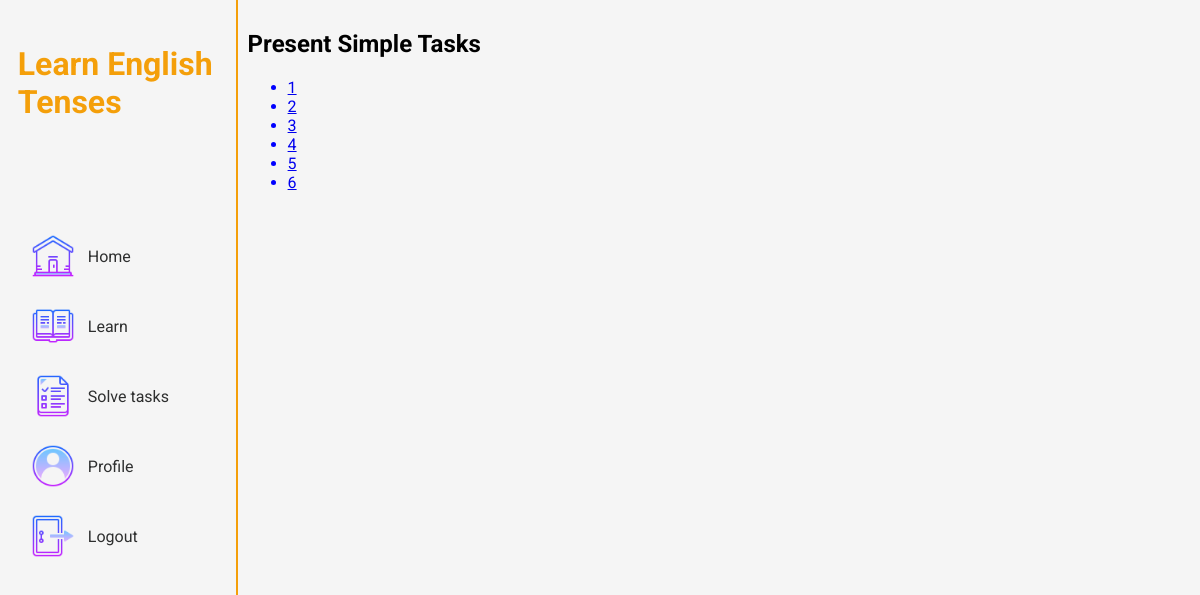
Page /home/present_simple/tasks (signed in) on the committed database.
### learntenses/models.py (models this page shows, shortened)
class UserTask(models.Model):
    user = models.ForeignKey(UserProfile, on_delete=models.CASCADE)
    task = models.ForeignKey(Task, on_delete=models.CASCADE)
    completed = models.BooleanField(default=False)
    attempts = models.IntegerField(default=0)

class Task(models.Model):
    TENSE_CHOICES = [
        ('PS', 'Present Simple'),
        ('PC', 'Present Continuous'),
        ('PP', 'Present Perfect'),
        ('PaS', 'Past Simple'),
        ('PaC', 'Past Continuous'),
        ('PaP', 'Past Perfect'),
        ('FS', 'Future Simple'),
        ('FC', 'Future Continuous'),
        ('FP', 'Future Perfect'),
    ]
    TASK_NAMES = [
        ('1', 'Task 1'),
        ('2', 'Task 2'),
        ('3', 'Task 3'),
        ('4', 'Task 4'),
        ('5', 'Task 5'),
        ('6', 'Task 6')
    ]
    LEVELS = {
        '1' : 1,
        '2' : 2,
        '3' : 3,
        '4' : 4,
        '5' : 5,
        '6' : 6,
    }
    level = models.IntegerField(blank=True, null=True)
    tense = models.CharField(max_length=3, choices=TENSE_CHOICES)
    name = models.CharField(max_length=10, choices=TASK_NAMES)
    sentence = models.CharField(max_length=500)
    words = models.CharField(max_length=500)
    correct_words = models.CharField(max_length=500)
    class Meta:
        unique_together = ('name', 'tense')

### learntenses/views.py (the view)
# urls.py: path('<str:tense_name>/tasks', views.task_list, name='task_list'),
def task_list(request, tense_name):
    tense_mapping = {
        'present_simple': 'PS',
        'present_continuous': 'PC',
        'present_perfect': 'PP',
        'past_simple': 'PaS',
        'past_continuous': 'PaC',
        'past_perfect': 'PaP',
        'future_simple': 'FS',
        'future_continuous': 'FC',
        'future_perfect': 'FP',
    }
    tense_name_mapping = {
        'present_simple': 'Present Simple',
        'present_continuous': 'Present Continuous',
        'present_perfect': 'Present Perfect',
        'past_simple': 'Past Simple',
        'past_continuous': 'Past Continuous',
        'past_perfect': 'Past Perfect',
        'future_simple': 'Future Simple',
        'future_continuous': 'Future Continuous',
        'future_perfect': 'Future Perfect',
    }
    tense = tense_mapping.get(tense_name)
    tasks = Task.objects.filter(tense=tense).order_by('name')
    user_profile = UserProfile.objects.get(user=request.user)
    user_tasks = list(UserTask.objects.filter(user=user_profile, task__in=tasks).order_by('task__name'))
    if user_tasks:
        user_tasks[0].locked = False
        for i in range(1, len(user_tasks)):
            user_tasks[i].locked = not user_tasks[i-1].completed
    return render(request, 'learntenses/task_list.html', {'tasks': tasks, 'user_tasks': user_tasks, 'tense_name': tense_name_mapping.get(tense_name)})

### learntenses/templates/learntenses/task_list.html
{% extends 'learntenses/base.html' %}
{% block content %}
  <h2>{{ tense_name }} Tasks</h2>
  <ul>
    {% for user_task in user_tasks %}
        <li style="color: {{ user_task.locked|yesno:'red,blue' }};">
          {% if not user_task.locked %}
            <a href="{% url 'home:task_detail' user_task.task.tense user_task.task.id %}">
              {{ user_task.task.name }}
            </a>
          {% else %}
            {{ user_task.task.name }}
          {% endif %}
        </li>
    {% endfor %}
  </ul>
{% endblock %}

### learntenses/static/learntenses/styles/base.css (style rules this page uses)
body { font-family: 'Roboto', sans-serif; margin: 0; padding: 0; background-color: #f5f5f5; }

### rows in the picture
UserTask: task.name "1"
UserTask: task.name "2"
UserTask: task.name "3"
UserTask: task.name "4"
UserTask: task.name "5"
UserTask: task.name "6"

### other values in the picture
{{ tense_name }} "Present Simple"
